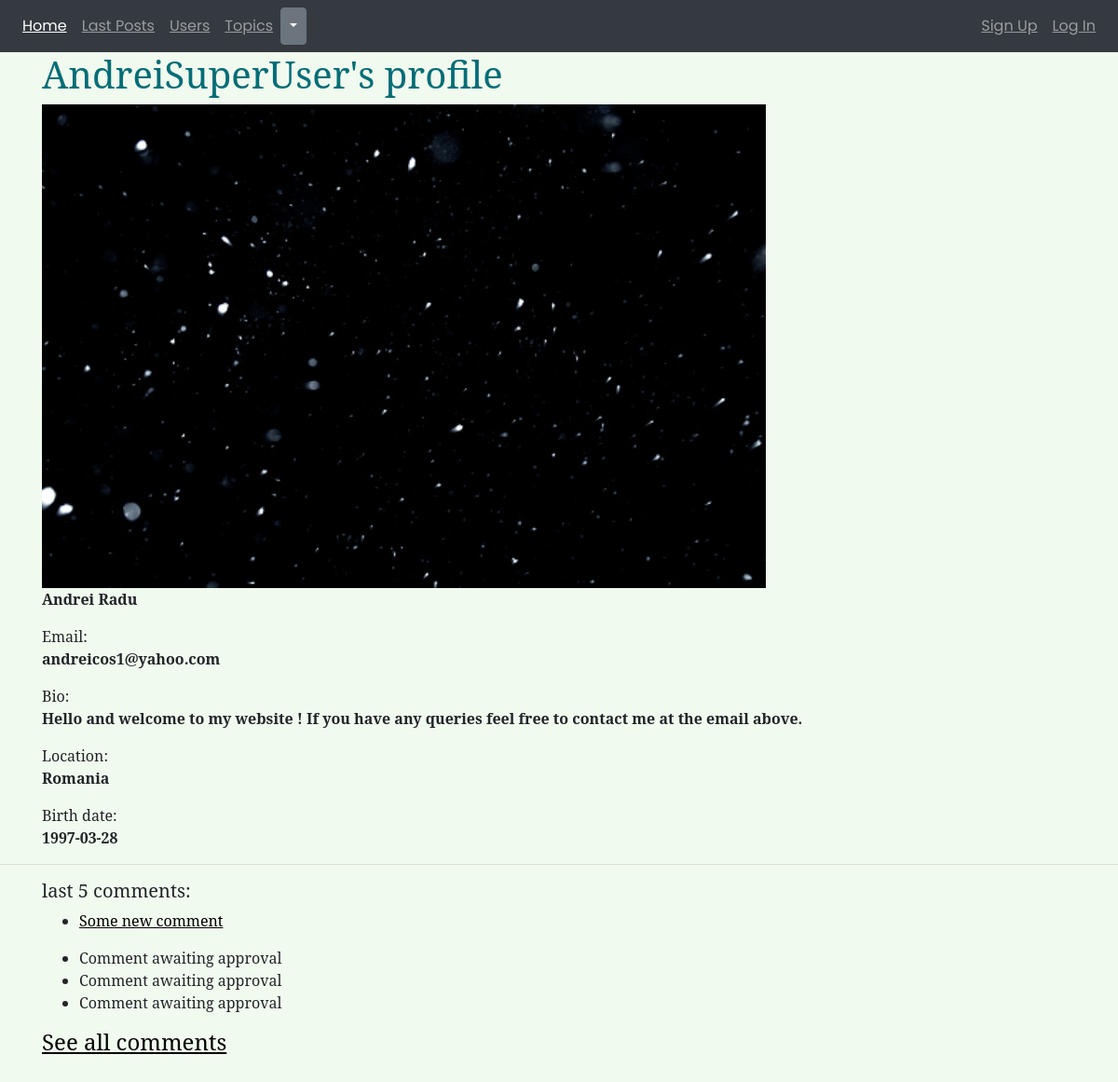
Screenshot of /users/2/profile with the database file from the repository.
### users/models.py (models this page shows, shortened)
class User(Default_user):
    def __str__(self):
        return self.username

class Profile(models.Model):
    this_user = models.OneToOneField(User, on_delete=models.CASCADE, null = True)
    bio = models.TextField(max_length=500, blank=True)
    location = models.CharField(max_length=30, blank=True)
    birth_date = models.DateField(null=True, blank=True)
    image = models.ImageField(null=True, blank=True, upload_to = settings.MEDIA_ROOT)
    date_joined = models.DateTimeField(auto_now=True)

### posts/models.py (models this page shows, shortened)
class Comment(models.Model):
    post = models.ForeignKey(Post, on_delete=models.CASCADE)
    commenter = models.ForeignKey(User, on_delete=models.CASCADE, default=True)
    text = models.TextField(max_length=1500)
    submited_on = models.DateTimeField(auto_now_add=True)
    active = models.BooleanField(default=False)
    class Meta:
        ordering =['submited_on']

### users/views.py (the view)
# urls.py: path('<int:pk>/profile', views.UserDetail.as_view()
class UserDetail(generic.DetailView):
    model = User
    template_name = 'users/profile.html'
    context_object_name = 'this_user'

### blogsite/context_processors.py (called while the page is built)
def display_topics(request):
    topics = Topic.objects.all()
    return {'topics':topics}

### topics/models.py (called while the page is built)
    def __str__(self):
        return self.name

### users/templates/users/profile.html (shortened to what this page needs)
{% extends 'users/users_base.html' %}
{% block users_content %}
<div class="container">
  <h1>{{this_user.username}}'s profile</h1>
  {% if this_user.profile.image %}
  <img class="profile_pic" src="{{this_user.profile.image.url}}" alt="My image"
  width="800px" height="400px"> {% endif %}
  <br>
  <strong><p>{{this_user.first_name}} {{this_user.last_name}}</p></strong>
  {% if this_user.email %} Email: <strong>
    {{this_user.email|linebreaks}}</strong>{% endif %}
  {% if this_user.profile.bio %}Bio: <strong>
    {{this_user.profile.bio|linebreaks}}</strong>{% endif %}
  {% if this_user.profile.location %}Location: <strong>
    {{this_user.profile.location|linebreaks}} </strong>{% endif %}
  {% if this_user.profile.birth_date %} Birth date:<strong>
    {{this_user.profile.birth_date|linebreaks}}</strong>{% endif %}
</div>
<hr>
<div class="container">
  <h5>last 5 comments:</h5>
  <ul>
    {% for comment in this_user.comment_set.filter|slice:":5" %}
    {% if comment.active %}
    <li><a href="{% url 'posts:detail' comment.post.slug %}">
        {{comment.text|linebreaks}}</a></li>
    {% else %}
    <li>Comment awaiting approval</li>
    {% endif %}
    {% endfor %}
  </ul>
  <a href="{% url 'users:comments' this_user.pk %}"><h4>
    See all comments</h4></a>
</div>
<br>
{% endblock %}

### static/css/master.css (style rules this page uses)
h1 { color:#006d77; }
a { color:black; text-decoration: underline; }
body { font-family: 'Noto Serif', serif; background-color: #f1faee; }
.profile_pic { height:20%; width:70%; }

### rows the page displays
User: profile.image (picture), profile.bio "Hello and welcome to my website ! If you have any queries feel free to contact me at the email above.", profile.location "Romania", profile.birth_date "1997-03-28"
Comment: text "Some new comment"
Comment: active "Comment awaiting approval"
Comment: active "Comment awaiting approval"
Comment: active "Comment awaiting approval"

### other values shown
{{ this_user.username }} "AndreiSuperUser"
{{ this_user.first_name }} "Andrei"
{{ this_user.last_name }} "Radu"
{{ this_user.email|linebreaks }} "andreicos1@yahoo.com"
